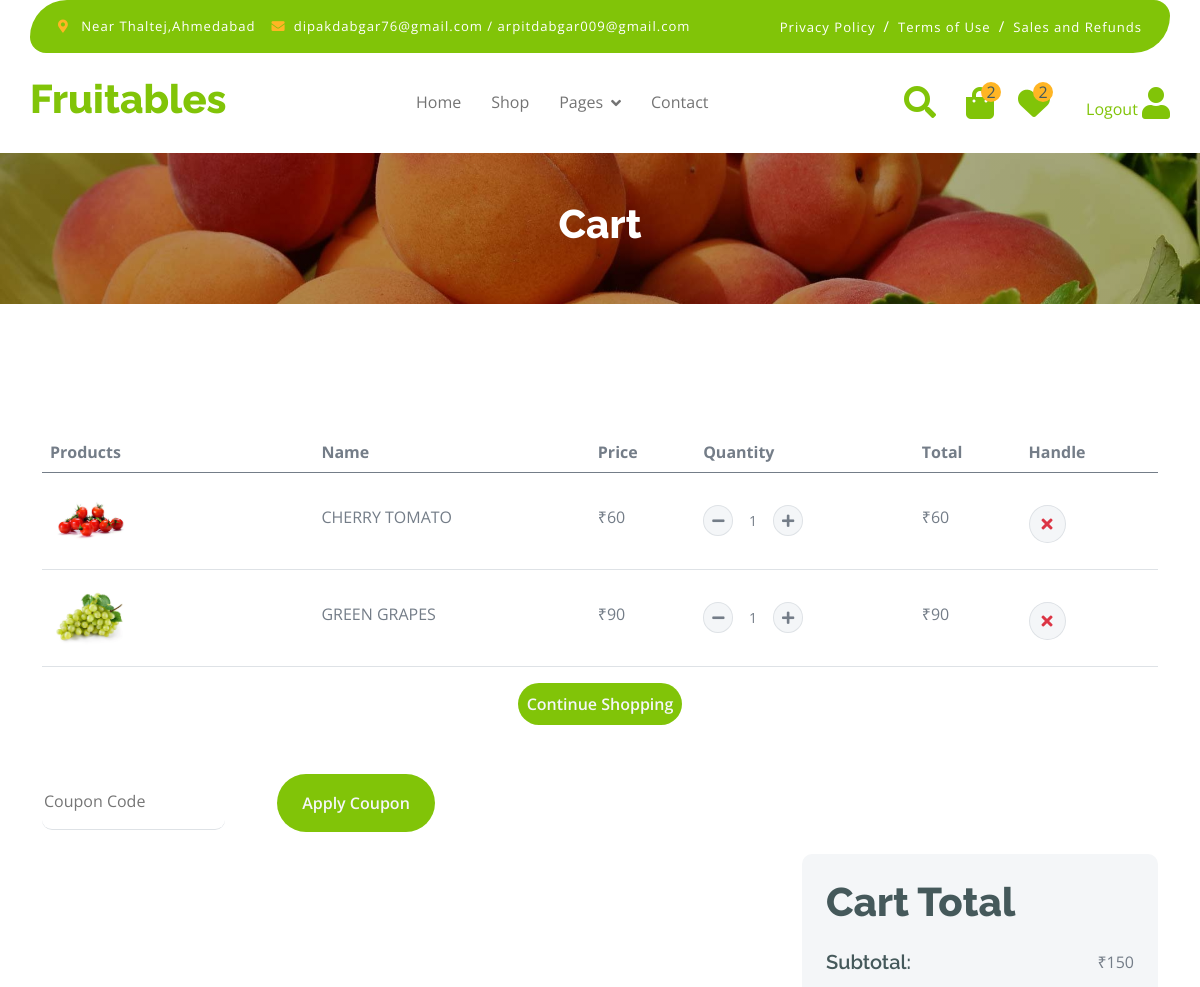
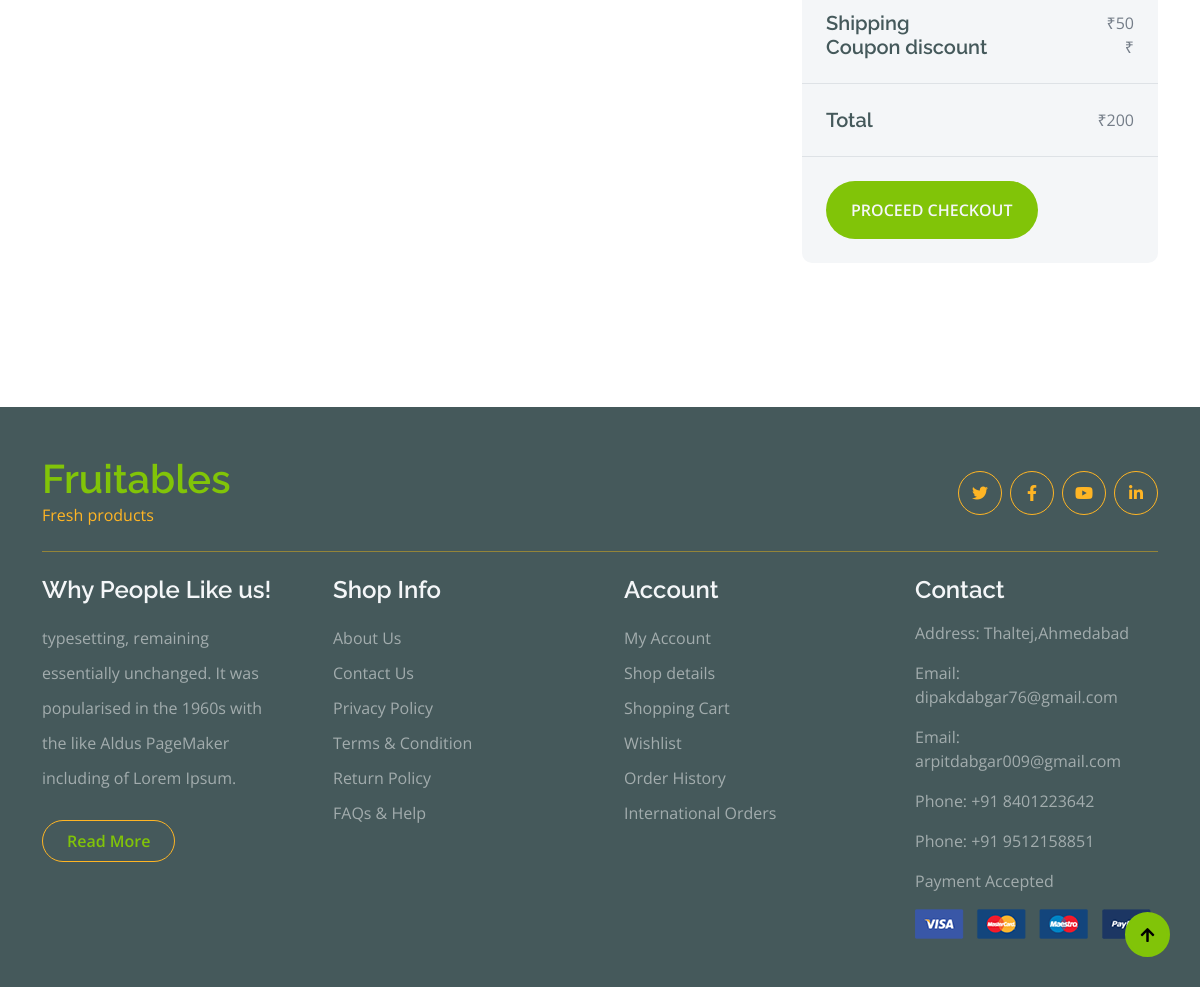
Page /cart (signed in) on the committed database (2 pictures, top to bottom).
### app/models.py (models this page shows)
class addcart(models.Model):
    user=models.ForeignKey(User,on_delete=models.CASCADE)
    products=models.ForeignKey(product, on_delete=models.CASCADE)
    img=models.ImageField(upload_to='media',blank=True,null=True)
    price=models.IntegerField()
    t_price=models.IntegerField()
    name=models.CharField(max_length=30)
    quantity=models.IntegerField()
    datetime=models.DateTimeField(auto_now=True,blank=True,null=True)
    def __str__(self) -> str:
        return self.name

### app/views.py (the view)
# urls.py: path('cart', views.cart, name='cart'),
def cart(request):
    if 'email' in request.session:
        uid = User.objects.get(email=request.session['email'])
        count = addcart.objects.filter(user=uid).count()
        w_count=Add_Whishlist.objects.filter(user_id=uid).count()
        mid = main_category.objects.all()
        ct = addcart.objects.filter(user=uid)
        print(ct)
        sub_total = 0
        charge = 50
        l1 = []
        t_price = 0
        for i in ct:
            a = i.t_price
            l1.append(a)
            sub_total = sum(l1)
            t_price = sub_total + charge
        contaxt = {'mid': mid,
                'ct': ct,
                'sub_total': sub_total,
                'charge': charge,
                't_price': t_price,
                'count': count,
                "w_count":w_count}
        return render(request, "cart.html", contaxt)
    else:
        return render(request,"login.html")

### app/templates/cart.html (shortened to what this page needs)
{% extends "index.html" %}
{% load static %}
{% block content %}
        <div class="container-fluid page-header py-5">
            <h1 class="text-center text-white display-6">Cart</h1>
        </div>
        {% if count < 1 %}
        <div style="text-align:center">
<img style="height: 200px;width:200px" src="{% static 'img\cart.png.' %}" class="mt-5">
<h4 style="color: rgb(18, 17, 17);">your cart is empty</h4>
</div>
<div style="text-align: center;">
<a style="align-items: center;" href="{% url 'shop' %}" class="btn btn-danger     cart-btn-transform m-3" data-abc="true" >continue shopping</a>
</div>
    {% else %}
<br>
        <div class="container-fluid py-5">
            <div class="container py-5">
                <div class="table-responsive">
                    <table class="table">
                        <thead>
                          <tr>
                            <th scope="col">Products</th>
                            <th scope="col">Name</th>
                            <th scope="col">Price</th>
                            <th scope="col">Quantity</th>
                            <th scope="col">Total</th>
                            <th scope="col">Handle</th>
                          </tr>
                        </thead>
                        <tbody>
                           {% for i in ct %}
                            <tr>
                                <th scope="row">
                                    <div class="d-flex align-items-center">
                                        <img src="{{ i.img.url }}" class="img-fluid me-5 rounded-circle" style="width: 80px; height: 80px;" alt="">
                                    </div>
                                </th>
                                <td>
                                    <p class="mb-0 mt-4">{{i.name}}</p>
                                </td>
                                <td>
                                    <p class="mb-0 mt-4">&#8377;{{i.price}}</p>
                                </td>
                                <td>
                                    <div class="input-group quantity mt-4" style="width: 100px;">
                                        <div class="input-group-btn">
                                            <a href="{% url 'cart_mines' i.id %}"><button class="btn btn-sm btn-minus rounded-circle bg-light border" >
                                            <i class="fa fa-minus"></i>
                                            </button></a>
                                        </div>
                                        <input type="text" class="form-control form-control-sm text-center border-0" value="{{i.quantity}}">
                                        <div class="input-group-btn">
                                            <a href="{% url 'cart_plus' i.id %}"><button class="btn btn-sm btn-plus rounded-circle bg-light border">
                                                <i class="fa fa-plus"></i>
                                            </button></a>
                                        </div>
                                    </div>
                                </td>
                                <td>
                                    <p class="mb-0 mt-4">₹{{i.t_price}}</p>
                                </td>
                                <td>
                                    <a href="delete1/{{i.id}}"><button class="btn btn-md rounded-circle bg-light border mt-4" >
                                        <i class="fa fa-times text-danger"></i>
                                    </button></a>
                                </td>
                            </tr>
                            {% endfor %}
                        </tbody>
                    </table>
                    <div class="center-button">
                        <a href="{% url 'shop' %}"><button class="btn rounded-pill px-2 py-2 text-light" type="button" style="background-color:#81C408;">Continue Shopping</button></a>
                    </div>
                </div>
                <form  action="{% url 'apply_coupon' %}" method="POST">
                <div class="mt-5">
                    <input type="text" class="border-0 border-bottom rounded me-5 py-3 mb-4" name="code" placeholder="Coupon Code">
                    <button  class="btn rounded-pill px-4 py-3 text-light"  type="submit"  style="background-color: #81C408;">Apply Coupon</button>
                </div>
            </form>
                <div class="row g-4 justify-content-end">
                    <div class="col-8"></div>
                    <div class="col-sm-8 col-md-7 col-lg-6 col-xl-4">
                        <div class="bg-light rounded">
                            <div class="p-4">
                                <h1 class="display-6 mb-4">Cart Total </h1>
                                <div class="d-flex justify-content-between mb-4">
                                    <h5 class="mb-0 me-4">Subtotal:</h5>
                                    <p class="mb-0">₹{{sub_total}}</p>
                                </div>
                                <div class="d-flex justify-content-between">
                                    <h5 class="mb-0 me-4">Shipping</h5>
                                    <div class="">
                                        <p class="mb-0">₹{{charge}}</p>
                                    </div>
                                </div>
                                <div class="d-flex justify-content-between">
                                    <h5 class="mb-0 me-4">Coupon discount </h5>
                                    <div class="">
                                        <p class="mb-0">₹{{discount}}</p>
                                    </div>
                                </div>
                            </div>
                            <div class="py-4 mb-4 border-top border-bottom d-flex justify-content-between">
                                <h5 class="mb-0 ps-4 me-4">Total</h5>
                                <p class="mb-0 pe-4">₹{{t_price}}</p>
                            </div>
                            <a href="{% url 'checkout' %}"><button class="btn  rounded-pill px-4 py-3 text-light text-uppercase mb-4 ms-4" type="button" style="background-color: #81C408;">Proceed Checkout</button></a>
                        </div>
                    </div>
                </div>
            </div>
        </div>
        {% endif %}
{% endblock %}

### app/static/css/style.css (style rules this page uses)
* { scroll-behavior: smooth; }
.btn { font-weight: 600; transition: 0.5s; }
.page-header { position: relative; background: linear-gradient(rgba(0, 0, 0, 0.3), rgba(0, 0, 0, 0.3)), url(../img/cart-page-header-img.jpg); background-position: center center; background-repeat: no-repeat; background-size: cover; }
@media (min-width: 992px) { .hero-header, .page-header { margin-top: 152px !important; } }

### app/templates/cart.html (style rules this page uses)
.center-button { display: flex; justify-content: center; }

### rows in the picture
addcart: img (picture), name "CHERRY TOMATO", price "60", quantity "1", t_price "60"
addcart: img (picture), name "GREEN GRAPES", price "90", quantity "1", t_price "90"

### other values in the picture
{{ count }} "2"
{{ w_count }} "2"
{{ sub_total }} "150"
{{ charge }} "50"
{{ t_price }} "200"
